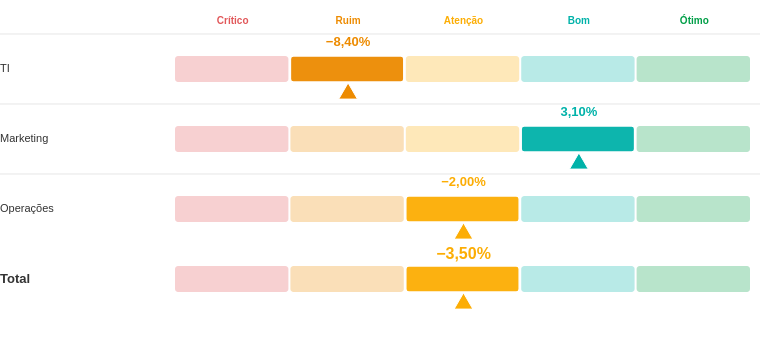

Describe this chart as a Vega-Lite specification.
### Vega specification from a JSON file in a GitHub repository (floating-point values rounded to 4 significant figures)
{"$schema": "https://vega.github.io/schema/vega/v5.json", "description": "PROTÓTIPO Fase 2 — drill da régua para projetos ofensores. Dados fictícios embutidos. Em Deneb: remover os 'values' do dataset e ligar os roles; trocar o signal 'width' por 'pbiContainerWidth'. Testável em vega.github.io/editor (o clique funciona lá).", "width": 760, "height": 360, "autosize": {"type": "none", "resize": true, "contains": "padding"}, "padding": {"left": 0, "right": 0, "top": 8, "bottom": 8}, "signals": [{"name": "totalWidth", "update": "width"}, {"name": "labelWidth", "value": 175}, {"name": "barAreaWidth", "update": "totalWidth - labelWidth - 8"}, {"name": "segW", "update": "barAreaWidth / 5"}, {"name": "headerH", "value": 26}, {"name": "rowH", "value": 70}, {"name": "barH", "value": 26}, {"name": "barOffY", "value": 22}, {"name": "topPad", "value": 46}, {"name": "projRowH", "value": 40}, {"name": "currentArea", "value": null, "on": [{"events": "@areaRow:click", "update": "datum.IsTotal === 1 ? currentArea : datum.Area"}, {"events": "@backBtn:click", "update": "null"}]}], "data": [{"name": "dataset", "values": [{"Nivel": 1, "Area": "TI", "OrdemFinal": 0, "Desvio": -8.4, "Nota": 2, "IsTotal": 0}, {"Nivel": 1, "Area": "Marketing", "OrdemFinal": 1, "Desvio": 3.1, "Nota": 4, "IsTotal": 0}, {"Nivel": 1, "Area": "Operações", "OrdemFinal": 2, "Desvio": -2.0, "Nota": 3, "IsTotal": 0}, {"Nivel": 1, "Area": "Total", "OrdemFinal": 3, "Desvio": -3.5, "Nota": 3, "IsTotal": 1}, {"Nivel": 2, "Area": "TI", "Projeto": "Migração ERP", "Planejado": 500000, "Realizado": 640000, "Desvio": -28.0, "Nota": 1}, {"Nivel": 2, "Area": "TI", "Projeto": "Upgrade Wi-Fi", "Planejado": 80000, "Realizado": 95000, "Desvio": -18.7, "Nota": 2}, {"Nivel": 2, "Area": "TI", "Projeto": "Data Lake", "Planejado": 300000, "Realizado": 330000, "Desvio": -10.0, "Nota": 2}, {"Nivel": 2, "Area": "TI", "Projeto": "Helpdesk", "Planejado": 120000, "Realizado": 118000, "Desvio": 1.7, "Nota": 4}, {"Nivel": 2, "Area": "Marketing", "Projeto": "Rebranding", "Planejado": 150000, "Realizado": 175000, "Desvio": -16.6, "Nota": 2}, {"Nivel": 2, "Area": "Marketing", "Projeto": "Campanha Verão", "Planejado": 200000, "Realizado": 190000, "Desvio": 5.0, "Nota": 4}, {"Nivel": 2, "Area": "Marketing", "Projeto": "SEO", "Planejado": 60000, "Realizado": 58000, "Desvio": 3.3, "Nota": 4}, {"Nivel": 2, "Area": "Operações", "Projeto": "Automação Linha 2", "Planejado": 250000, "Realizado": 300000, "Desvio": -20.0, "Nota": 1}, {"Nivel": 2, "Area": "Operações", "Projeto": "Logística Sul", "Planejado": 400000, "Realizado": 415000, "Desvio": -3.7, "Nota": 3}, {"Nivel": 2, "Area": "Operações", "Projeto": "Estoque", "Planejado": 100000, "Realizado": 99000, "Desvio": 1.0, "Nota": 4}]}, {"name": "nivel1", "source": "dataset", "transform": [{"type": "filter", "expr": "datum.Nivel === 1 && currentArea === null"}, {"type": "collect", "sort": {"field": "OrdemFinal"}}, {"type": "formula", "as": "rowY", "expr": "datum.OrdemFinal * rowH + headerH"}]}, {"name": "zonas", "source": "nivel1", "transform": [{"type": "formula", "as": "zoneArr", "expr": "[1, 2, 3, 4, 5]"}, {"type": "flatten", "fields": ["zoneArr"], "as": ["notaZona"]}]}, {"name": "zoneMeta", "values": [{"n": 1, "label": "Crítico"}, {"n": 2, "label": "Ruim"}, {"n": 3, "label": "Atenção"}, {"n": 4, "label": "Bom"}, {"n": 5, "label": "Ótimo"}], "transform": [{"type": "filter", "expr": "currentArea === null"}]}, {"name": "nivel2", "source": "dataset", "transform": [{"type": "filter", "expr": "datum.Nivel === 2 && datum.Area === currentArea"}, {"type": "formula", "as": "impacto", "expr": "datum.Realizado - datum.Planejado"}, {"type": "formula", "as": "absImpacto", "expr": "abs(datum.impacto)"}, {"type": "collect", "sort": {"field": "absImpacto", "order": "descending"}}, {"type": "window", "ops": ["row_number"], "as": ["idx"]}, {"type": "formula", "as": "rowY", "expr": "(datum.idx - 1) * projRowH + topPad"}]}, {"name": "navState", "values": [{}], "transform": [{"type": "filter", "expr": "currentArea !== null"}]}], "scales": [{"name": "colorScale", "type": "ordinal", "domain": [1, 2, 3, 4, 5], "range": ["#e15759", "#ED8B00", "#fcad04", "#00b2a9", "#009e47"]}, {"name": "xImpacto", "type": "linear", "domain": {"data": "nivel2", "field": "absImpacto"}, "domainMin": 0, "range": [0, {"signal": "barAreaWidth - 150"}], "nice": true}], "marks": [{"type": "text", "from": {"data": "zoneMeta"}, "encode": {"enter": {"align": {"value": "center"}, "baseline": {"value": "middle"}, "fontSize": {"value": 10}, "fontWeight": {"value": "bold"}}, "update": {"x": {"signal": "labelWidth + (datum.n - 0.5) * segW"}, "y": {"signal": "headerH / 2"}, "text": {"field": "label"}, "fill": {"signal": "scale('colorScale', datum.n)"}, "limit": {"signal": "segW - 4"}}}}, {"type": "rect", "name": "areaRow", "from": {"data": "nivel1"}, "encode": {"enter": {"fill": {"value": "#000000"}, "fillOpacity": {"value": 0.001}, "cursor": {"signal": "datum.IsTotal === 1 ? 'default' : 'pointer'"}}, "update": {"x": {"value": 0}, "width": {"signal": "totalWidth"}, "y": {"signal": "datum.rowY"}, "height": {"signal": "rowH"}}}}, {"type": "rule", "from": {"data": "nivel1"}, "encode": {"enter": {"stroke": {"value": "#e0e0e0"}, "strokeWidth": {"value": 1}}, "update": {"x": {"value": 0}, "x2": {"signal": "totalWidth"}, "y": {"field": "rowY"}, "opacity": {"signal": "datum.IsTotal === 1 ? 0 : 0.8"}}}}, {"type": "rect", "from": {"data": "zonas"}, "encode": {"enter": {"strokeWidth": {"value": 1.5}, "cornerRadius": {"value": 3}}, "update": {"x": {"signal": "labelWidth + (datum.notaZona - 1) * segW"}, "width": {"signal": "segW - 2"}, "y": {"signal": "datum.rowY + barOffY"}, "height": {"signal": "barH"}, "fill": {"signal": "scale('colorScale', datum.notaZona)"}, "fillOpacity": {"signal": "!isValid(datum.Nota) ? 0.55 : (datum.notaZona === datum.Nota ? 0.95 : 0.28)"}, "stroke": {"signal": "datum.notaZona === datum.Nota ? '#ffffff' : null"}, "tooltip": {"signal": "{'Área': datum.Area, 'Desvio': isValid(datum.Desvio) ? replace(format(datum.Desvio, '.2f'), '.', ',') + '%' : '--', 'Nota': isValid(datum.Nota) ? datum.Nota : '--'}"}}}}, {"type": "text", "from": {"data": "nivel1"}, "encode": {"enter": {"align": {"value": "left"}, "baseline": {"value": "middle"}, "fill": {"value": "#333333"}}, "update": {"x": {"value": 0}, "y": {"signal": "datum.rowY + barOffY + barH / 2"}, "text": {"field": "Area"}, "fontSize": {"signal": "datum.IsTotal === 1 ? 13 : 11"}, "fontWeight": {"signal": "datum.IsTotal === 1 ? 'bold' : 'normal'"}, "limit": {"signal": "labelWidth - 6"}}}}, {"type": "text", "from": {"data": "nivel1"}, "encode": {"enter": {"align": {"value": "center"}, "baseline": {"value": "top"}, "fontWeight": {"value": "bold"}}, "update": {"x": {"signal": "isValid(datum.Nota) ? labelWidth + (datum.Nota - 0.5) * segW : labelWidth + barAreaWidth / 2"}, "y": {"signal": "datum.rowY + 2"}, "text": {"signal": "isValid(datum.Desvio) ? replace(format(datum.Desvio, '.2f'), '.', ',') + '%' : '--'"}, "fontSize": {"signal": "datum.IsTotal === 1 ? 16 : 13"}, "fill": {"signal": "isValid(datum.Nota) ? scale('colorScale', datum.Nota) : '#aaaaaa'"}}}}, {"type": "symbol", "from": {"data": "nivel1"}, "encode": {"enter": {"shape": {"value": "triangle-up"}, "stroke": {"value": "white"}, "strokeWidth": {"value": 1}}, "update": {"x": {"signal": "isValid(datum.Nota) ? labelWidth + (datum.Nota - 0.5) * segW : -999"}, "y": {"signal": "datum.rowY + barOffY + barH + 9"}, "size": {"signal": "min(segW * 14, 350)"}, "fill": {"signal": "isValid(datum.Nota) ? scale('colorScale', datum.Nota) : 'transparent'"}, "opacity": {"signal": "isValid(datum.Nota) ? 1 : 0"}}}}, {"type": "group", "name": "backBtn", "from": {"data": "navState"}, "encode": {"enter": {"cursor": {"value": "pointer"}}, "update": {"x": {"value": 0}, "y": {"value": 6}, "width": {"value": 86}, "height": {"value": 24}, "fill": {"value": "#f0f0f0"}, "stroke": {"value": "#cccccc"}, "cornerRadius": {"value": 4}}}, "marks": [{"type": "text", "encode": {"enter": {"align": {"value": "center"}, "baseline": {"value": "middle"}, "fill": {"value": "#444444"}, "fontSize": {"value": 11}, "fontWeight": {"value": "bold"}}, "update": {"x": {"value": 43}, "y": {"value": 12}, "text": {"value": "← Voltar"}}}}]}, {"type": "text", "from": {"data": "navState"}, "encode": {"enter": {"align": {"value": "left"}, "baseline": {"value": "middle"}, "fill": {"value": "#333333"}, "fontSize": {"value": 13}, "fontWeight": {"value": "bold"}}, "update": {"x": {"value": 98}, "y": {"value": 18}, "text": {"signal": "'Projetos ofensores — ' + currentArea"}}}}, {"type": "rect", "from": {"data": "nivel2"}, "encode": {"enter": {"cornerRadius": {"value": 3}}, "update": {"x": {"signal": "labelWidth"}, "width": {"signal": "max(scale('xImpacto', datum.absImpacto), 2)"}, "y": {"signal": "datum.rowY"}, "height": {"value": 24}, "fill": {"signal": "scale('colorScale', datum.Nota)"}, "tooltip": {"signal": "{'Projeto': datum.Projeto, 'Planejado': format(datum.Planejado, '$,.0f'), 'Realizado': format(datum.Realizado, '$,.0f'), 'Impacto': format(datum.impacto, '+$,.0f'), 'Desvio': replace(format(datum.Desvio, '.1f'), '.', ',') + '%'}"}}}}, {"type": "text", "from": {"data": "nivel2"}, "encode": {"enter": {"align": {"value": "right"}, "baseline": {"value": "middle"}, "fill": {"value": "#333333"}, "fontSize": {"value": 11}}, "update": {"x": {"signal": "labelWidth - 8"}, "y": {"signal": "datum.rowY + 12"}, "text": {"field": "Projeto"}, "limit": {"signal": "labelWidth - 12"}}}}, {"type": "text", "from": {"data": "nivel2"}, "encode": {"enter": {"align": {"value": "left"}, "baseline": {"value": "middle"}, "fontSize": {"value": 11}, "fontWeight": {"value": "bold"}}, "update": {"x": {"signal": "labelWidth + max(scale('xImpacto', datum.absImpacto), 2) + 8"}, "y": {"signal": "datum.rowY + 12"}, "text": {"signal": "'R$ ' + replace(format(datum.absImpacto, ',.0f'), /,/g, '.') + '  (' + replace(format(datum.Desvio, '.1f'), '.', ',') + '%)'"}, "fill": {"signal": "scale('colorScale', datum.Nota)"}}}}]}
